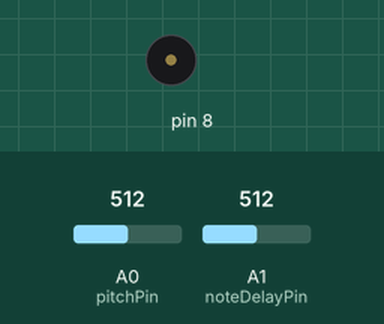
This sketch was run on a simulated Arduino Uno, built with avr-gcc and run on an emulated ATmega328P. Parts: buzzer (waves = sounding). The test bench sets the inputs (shaded band); at power-on: A1 (noteDelayPin) = 512, A0 (pitchPin) = 512.

Above: at 1.2 s.
1.3 s: A1 (noteDelayPin) set to 122
2.8 s: A1 (noteDelayPin) set to 306
At 3.13 s:
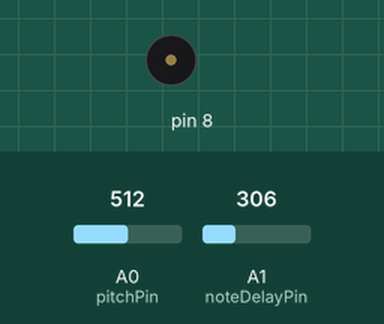
5.8 s: A1 (noteDelayPin) set to 0
At 6.9 s:
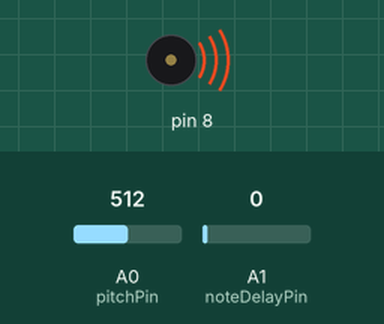
7.3 s: A1 (noteDelayPin) set to 716
At 7.47 s:
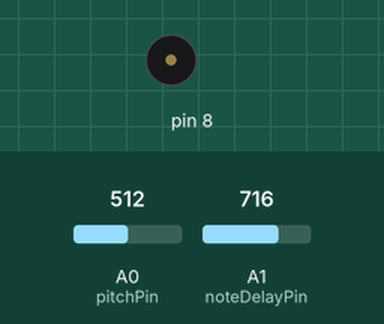
Timing chart, 0 to 11.3 s (numbered marks = the images above; inputs shaded):
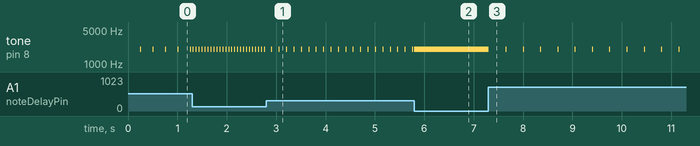

The sketch:

Program.ino
```cpp
uint8_t pitchPin = A0;
uint8_t noteDelayPin = A1;

uint32_t pitch = 0;
uint32_t noteDelay = 10;
uint32_t lastTime = 0;
uint32_t currentTime = 0;
uint32_t delayElapsed = 0;

uint16_t pitchSensor;
uint16_t noteDelaySensor;

void setup() {
  // put your setup code here, to run once:

}

void loop() {
  currentTime = millis();
  noteDelaySensor = analogRead(noteDelayPin);
  noteDelay = map(noteDelaySensor, 0, 1023, 0, 500);
  delayElapsed += currentTime - lastTime;
  lastTime = currentTime;
  if (delayElapsed > noteDelay) {
    delayElapsed = 0;
    pitchSensor = analogRead(pitchPin);
    pitch = map(pitchSensor, 0, 1023, 50, 4000);
    tone(8, pitch, 10);
  }
}
```

Measured:
- after the input at 1.3 s, tone on pin 8: alternates 2026 Hz for 0.01 s and silent for 0.05 s, starting at once
- after the input at 2.8 s, tone on pin 8: alternates 2026 Hz for 0.01 s and silent for 0.14 s, starting after 0.11 s
- after the input at 7.3 s, tone on pin 8: alternates 2026 Hz for 0.01 s and silent for 0.34 s, starting at once
- by itself, tone on pin 8: alternates 2026 Hz for 0.01 s and silent for 0.24 s
